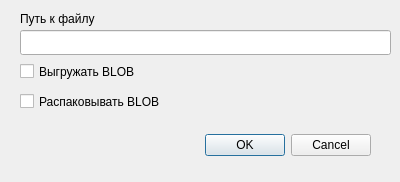
<?xml version="1.0" encoding="UTF-8"?>
<ui version="4.0">
 <class>ExportTableToXmlDialog</class>
 <widget class="QDialog" name="ExportTableToXmlDialog">
  <property name="geometry">
   <rect>
    <x>0</x>
    <y>0</y>
    <width>400</width>
    <height>182</height>
   </rect>
  </property>
  <property name="windowTitle">
   <string>Dialog</string>
  </property>
  <widget class="QDialogButtonBox" name="buttonBox">
   <property name="geometry">
    <rect>
     <x>20</x>
     <y>130</y>
     <width>351</width>
     <height>31</height>
    </rect>
   </property>
   <property name="orientation">
    <enum>Qt::Horizontal</enum>
   </property>
   <property name="standardButtons">
    <set>QDialogButtonBox::Cancel|QDialogButtonBox::Ok</set>
   </property>
   <property name="centerButtons">
    <bool>false</bool>
   </property>
  </widget>
  <widget class="QLineEdit" name="filePathEdit">
   <property name="geometry">
    <rect>
     <x>20</x>
     <y>30</y>
     <width>371</width>
     <height>25</height>
    </rect>
   </property>
  </widget>
  <widget class="QCheckBox" name="exportBlobCheckBox">
   <property name="geometry">
    <rect>
     <x>20</x>
     <y>60</y>
     <width>161</width>
     <height>23</height>
    </rect>
   </property>
   <property name="text">
    <string>Выгружать BLOB</string>
   </property>
  </widget>
  <widget class="QCheckBox" name="unpackBlobCheckBox">
   <property name="geometry">
    <rect>
     <x>20</x>
     <y>90</y>
     <width>201</width>
     <height>23</height>
    </rect>
   </property>
   <property name="text">
    <string>Распаковывать BLOB</string>
   </property>
  </widget>
  <widget class="QLabel" name="label">
   <property name="geometry">
    <rect>
     <x>20</x>
     <y>10</y>
     <width>141</width>
     <height>17</height>
    </rect>
   </property>
   <property name="text">
    <string>Путь к файлу</string>
   </property>
  </widget>
 </widget>
 <resources/>
 <connections>
  <connection>
   <sender>buttonBox</sender>
   <signal>accepted()</signal>
   <receiver>ExportTableToXmlDialog</receiver>
   <slot>accept()</slot>
   <hints>
    <hint type="sourcelabel">
     <x>248</x>
     <y>254</y>
    </hint>
    <hint type="destinationlabel">
     <x>157</x>
     <y>274</y>
    </hint>
   </hints>
  </connection>
  <connection>
   <sender>buttonBox</sender>
   <signal>rejected()</signal>
   <receiver>ExportTableToXmlDialog</receiver>
   <slot>reject()</slot>
   <hints>
    <hint type="sourcelabel">
     <x>316</x>
     <y>260</y>
    </hint>
    <hint type="destinationlabel">
     <x>286</x>
     <y>274</y>
    </hint>
   </hints>
  </connection>
 </connections>
</ui>
